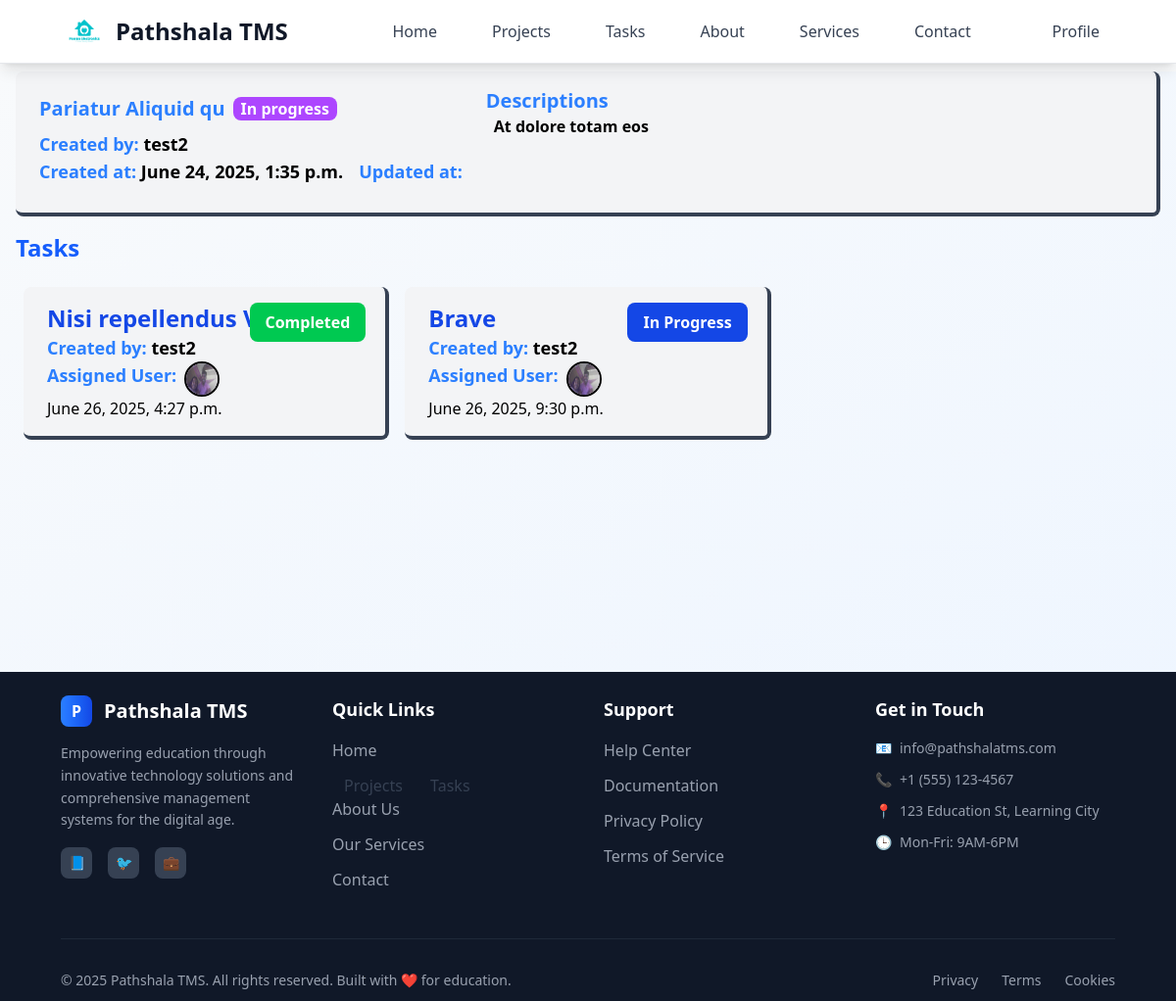
/employee/project_details/5 (signed in), run on an earlier commit of the app's database.
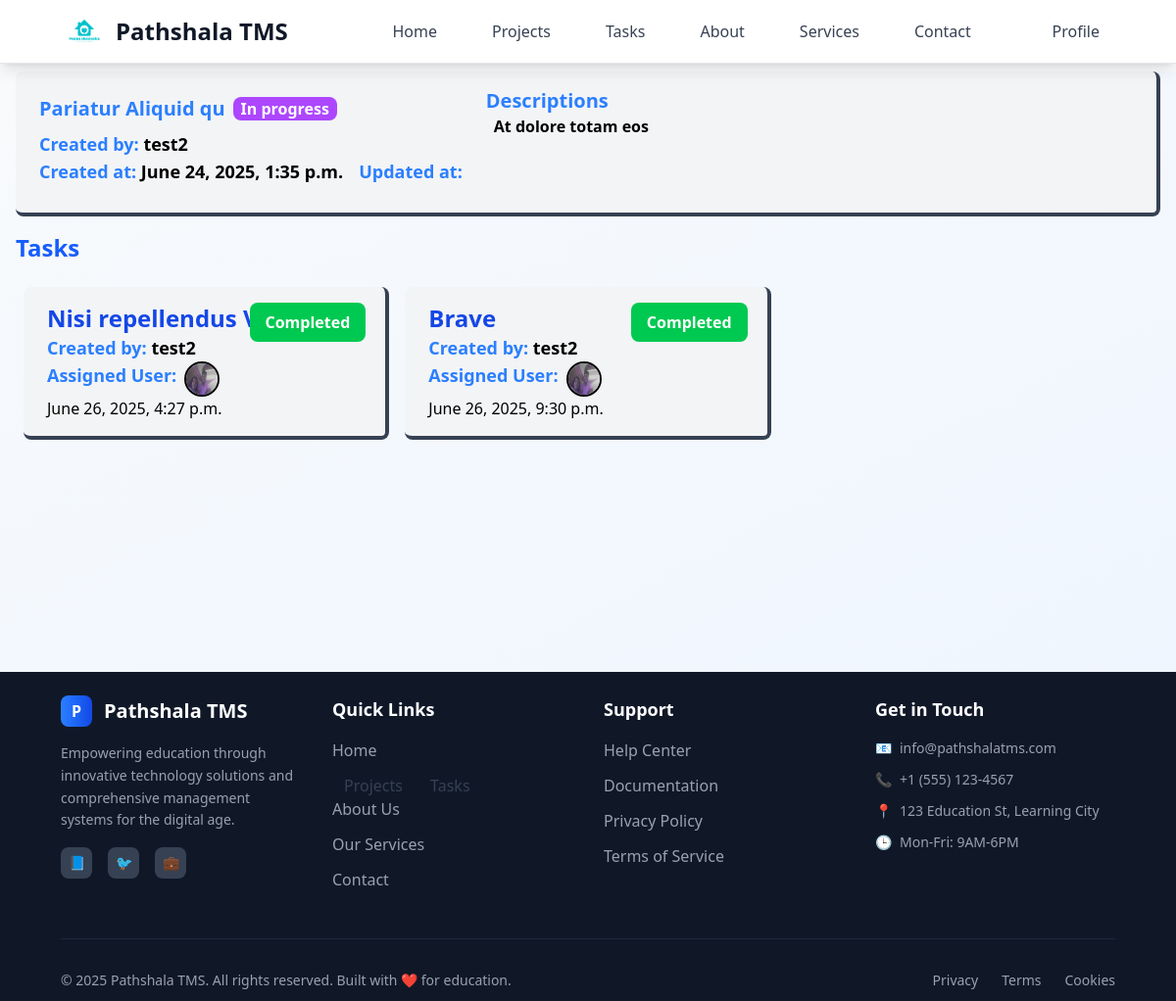
And on a later commit of the database.
### tasks/models.py (models this page shows)
class Task(models.Model):
    class StatusOptions(models.TextChoices):
        PENDING = "Pending", "Pending"
        IN_PROGRESS = "In Progress", "In Progress"
        COMPLETED = "Completed", "Completed"
        CANCELED = "Canceled", "Canceled"
    class TaskPriorityOPtion(models.TextChoices):
        LOW="Low",'Low'
        MEDIUM="Medium",'Medium'
        HIGH="High",'High'
    title = models.CharField(max_length=30)
    description = models.TextField(null=True, blank=True)
    user = models.ForeignKey(User, on_delete=models.CASCADE, related_name="tasks")
    project = models.ForeignKey(Project, on_delete=models.CASCADE)
    assigned_user = models.ForeignKey( User, on_delete=models.SET_NULL, related_name="assigned_tasks", null=True, blank=True)
    status = models.CharField(choices=StatusOptions, default=StatusOptions.PENDING)
    priority=models.CharField(choices=TaskPriorityOPtion,default=TaskPriorityOPtion.LOW)
    deadline=models.DateField( null=True, blank=True)
    created_at = models.DateTimeField(auto_now_add=True, editable=False)
    updated_at = models.DateTimeField(auto_now=True, editable=False)
    attachment = models.FileField(blank=True, null=True, upload_to=attachment_path)

### user/models.py (models this page shows)
class Profile(models.Model):
    class RoleOptions(models.TextChoices):
        ADMIN='admin','Admin' #admin(left side) used for store and Admin (Right Side)used for display
        EMPLOYER='employer',"Employer"
        EMLOYEE= "employee","Employee"
    class GenderOption(models.TextChoices):
        MALE='male','Male'
        FEMALE='female',"Female"
        OTHER='other','other'
    user=models.OneToOneField(User, on_delete=models.CASCADE)
    dob=models.CharField(blank=True,null=True)#dob should be null
    adress=models.CharField(blank=True,null=True, max_length=100)
    phone=models.CharField(blank=True, null=True ,max_length=10)
    role=models.CharField(choices=RoleOptions,default=RoleOptions.EMLOYEE,max_length=10)
    gender=models.CharField(choices=GenderOption, default=GenderOption.MALE,max_length=8,null=True)
    image= models.FileField( upload_to="userImage",null=True)

### projects/views.py (the view)
# urls.py: path("project_details/<int:id>",employeeProjectDetails),
@login_required(login_url="/login")
def employeeProjectDetails(request,id):
    project=Project.objects.get(id=id)
    tasks=Task.objects.filter(assigned_user=request.user, project=project)
    return render(request,"pages/employee/project/project_details.html",{"project":project, "tasks":tasks})

### templates/pages/employee/project/project_details.html (shortened to what this page needs)
{% extends 'layouts/main.html' %} {% block content %}
<div
  class="mx-4 flex space-x-6 space-y-3 relative bg-gray-100 border-b-4 border-r-4 border-gray-700 rounded-lg py-4 px-6 my-2"
>
  <div>
    <div class="flex gap-2">
      <div class="text-xl font-bold text-blue-500 my-2">
        {{ project.title }}
      </div>
      <span
        class="{% if project.status == 'Canceled' %} bg-red-500 {% elif project.status == 'Completed' %} bg-green-500 {% elif project.status == 'Pending' %} bg-yellow-500 {% elif project.status == 'In Progress' %} bg-blue-700 {% else %} bg-purple-500 {% endif %} h-6 px-2 my-auto rounded-lg text-white font-bold"
      >
        {{ project.status }}
      </span>
    </div>
    <div class="font-semibold text-lg">
      <span class="text-blue-500">Created by:</span> {{ project.user }}
    </div>
    <div class="flex gap-4 font-semibold text-lg">
      <div>
        <span class="text-blue-500">Created at:</span> {{ project.created_at }}
      </div>
      <div>
        <span class="text-blue-500">Updated at:</span> {{ project.updated_at }}
      </div>
    </div>
  </div>
  <div class="flex flex-col">
    <div class="font-semibold text-blue-500 text-xl">Descriptions</div>
    <div class="ms-2 font-semibold">{{ project.description }}</div>
  </div>
</div>
<div class="flex flex-col mx-2">
  <div class="flex p-2 mb-2 justify-between">
    <h1 class="text-blue-600 text-center text-2xl font-bold">Tasks</h1>
  </div>
  {% if tasks %}
  <div class="grid gap-4 grid-cols-1 md:grid-cols-2 lg:grid-cols-3 mx-4">
    {% for task in tasks %}
    <a href="/employee/task/{{task.id}}">
      <div
        class="relative bg-gray-100 hover:bg-gray-200 hover:scale-[102%] transition:ease-in-out duration-300 border-b-4 border-r-4 border-gray-700 rounded-lg py-4 px-6 my-2"
      >
        <div>
          <div class="text-2xl font-bold text-blue-700">{{ task.title }}</div>
        </div>
        <span
          class="{% if task.status == 'Canceled' %} bg-red-500 {% elif task.status == 'Completed' %} bg-green-500 {% elif task.status == 'Pending' %} bg-yellow-500 {% elif task.status == 'In Progress' %} bg-blue-700 {% else %} bg-purple-500 {% endif %} absolute top-0 right-5 z-5 px-4 py-2 rounded-lg text-white font-bold my-4"
        >
          {{ task.status }}
        </span>
        <div class="text-lg font-semibold">
          <span class="text-blue-500">Created by: </span>{{ task.user }}
        </div>
        <div class="text-lg font-semibold flex gap-2">
          <span class="text-blue-500">Assigned User: </span>
          {%if task.assigned_user%} {%if task.assigned_user.profile.image%}
          <img
            class="h-9 w-9 border-2 border-black rounded-full"
            src=" /media/{{task.assigned_user.profile.image}}"
            alt="assigned user"
          />
          {%else%}
          <img
            class="h-9 w-9 border-2 border-black rounded-full"
            src="/media/system_image/sample_user_icon.png"
            alt="assigned user"
          />
          {%endif%} {%else%}
          <span class="mb-2">User Not assigned</span>
          {%endif%}
        </div>
        <div>{{ task.created_at }}</div>
      </div>
    </a>
    {% endfor %}
  </div>
  {% endif %}
</div>
{% endblock %}

What changed in the data, as far as the page shows it:
changed Task "Brave": status "In Progress" → "Completed"
